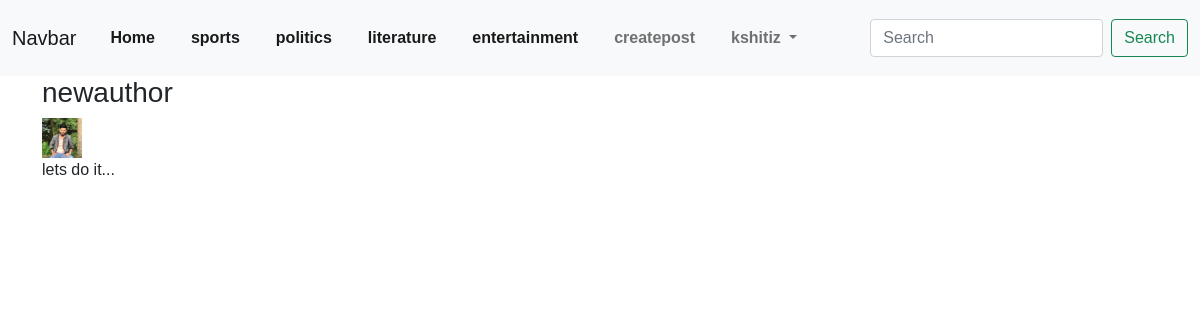
/3/profile (signed in), run on the app's committed database.
### mypost/models.py (models this page shows, shortened)
class category(models.Model):
    name= models.CharField(max_length=255)
    def __str__(self):
        return (self.name)

class profile(models.Model):
    user= models.OneToOneField(User,on_delete=models.CASCADE)
    bio=models.TextField()
    image= models.ImageField(null=True,blank=True, upload_to = "images/")

### User/views.py (the view)
# urls.py: path("<int:pk>/profile",profileview.as_view(),name='profile'),
class profileview(generic.DetailView):
    model=  profile
    template_name= "registration/profile.html"
    def get_context_data(self, *args, **kwargs):
        context= super(profileview,self).get_context_data(*args, **kwargs)
        user_profile= get_object_or_404(profile,id=self.kwargs['pk'])
        cat_menu= category.objects.all()
        context= super(profileview,self).get_context_data(*args, **kwargs)
        context['user_profile']= user_profile
        context['cat_menu']= cat_menu
        return context

### User/templates/registration/profile.html
{% extends "base.html" %}
{% load  static %}
{% block content %}
<div class="profile-section">
<h3>{{user_profile.user}}</h3>
{% if user_profile.image %}
    <img src="{{user_profile.image.url}}" width="40px" height="40px">
    {% else %}
    <img src="{% static 'mypost/img/IMG_1687-min_11zon.jpg' %}" width="40px" height="40px">
    {% endif %}
  <p>{{user_profile.bio}}</p>
</div>
{% endblock  %}

### mypost/templates/base.html (shortened to what this page needs)
{% load static %}
<!doctype html>
<html lang="en">
  <head>
    <link href="https://cdn.jsdelivr.net/npm/bootstrap@5.0.2/dist/css/bootstrap.min.css" rel="stylesheet">
    <link rel="stylesheet" type="text/css" href= "{% static 'css/style.css' %}">
  </head>
  <body>
    <nav class="navbar navbar-expand-lg navbar-light bg-light">
      <div class="container-fluid">
        <a class="navbar-brand" href="#">Navbar</a>
        <div class="collapse navbar-collapse" id="navbarSupportedContent">
          <ul class="navbar-nav me-auto mb-2 mb-lg-0">
            <li class="nav-item">
              <a class="nav-link active" aria-current="page" href="{% url 'home' %}">Home</a>
            </li>
            {% for items in cat_menu %}
            <li class="nav-item">
              <a class="nav-link active" aria-current="page" href="{% url 'category' items %}">{{items}}</a>
            </li>
              {% endfor%}
            {% if user.is_authenticated %}
            <li class="nav-item">
              <a class="nav-link" href="{% url 'article-create' %}">createpost</a>
            </li>
            {% endif %}
            {% if user.is_authenticated %}
            <li class="nav-item dropdown">
              <a class="nav-link dropdown-toggle" href="#" id="navbarDropdown" role="button" data-bs-toggle="dropdown" aria-expanded="false">
                {{user}}
              </a>
            </li>
            {% endif%}
          </ul>
          <form class="d-flex" method= POST action="{% url 'search'  %}">
            <input class="form-control me-2" type="search" placeholder="Search" aria-label="Search" name="searched">            <button class="btn btn-outline-success" type="submit">Search</button>
          </form>
        </div>
      </div>
    </nav>
    <div class="container">
    {% block content%}
    {% endblock %}
    </div>
  </body>
</html>

### mypost/static/css/style.css (style rules this page uses)
body { font-family: Arial, Helvetica, sans-serif; }
nav { background-color: #cc9215; }
nav ul li { display: inline-block; padding: 10px; }
nav ul li a { text-decoration: none; font-weight: 700; }

### data on the page
category: name "sports"
category: name "politics"
category: name "literature"
category: name "entertainment"
profile: user "newauthor", image (picture), bio "lets do it..."

### other printed values
{{ user }} "kshitiz"
